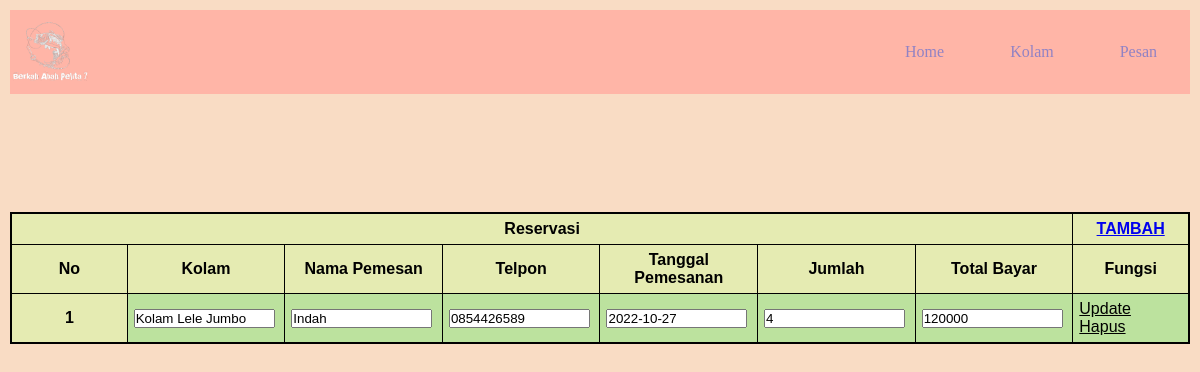
/Posttest6/pesan/index.php, run on the app's committed database.
### tables this page shows
CREATE TABLE `reservasi` (
  `id_reservasi` int(11) NOT NULL,
  `id_kolam` int(11) NOT NULL,
  `nama` varchar(64) NOT NULL,
  `telp` varchar(15) NOT NULL,
  `tanggal` date NOT NULL,
  `jumlah` int(11) NOT NULL,
  `total` int(11) NOT NULL
);

CREATE TABLE `kolam` (
  `id_kolam` int(11) NOT NULL,
  `nama_kolam` varchar(32) NOT NULL,
  `harga` int(20) NOT NULL,
  `slot` int(11) NOT NULL
);

### Posttest6/pesan/index.php (the view, shortened to what this page needs)
<?php
    include "../header.php";
?>
<!DOCTYPE html>
<html lang="en">
<head>
</head>
<body class="body">
<form action="" method="POST">
        <table align="center" border="0" class="table">
            <tr>
                <th colspan="7">Reservasi</th>
                <th><a href="tambah.php"> TAMBAH</a></th>
            </tr>
            <tr>
                <th>No</th>
                <th>Kolam</th>
                <th>Nama Pemesan</th>
                <th>Telpon</th>
                <th>Tanggal Pemesanan</th>
                <th>Jumlah</th>
                <th>Total Bayar</th>
                <th>Fungsi</th>
            </tr>
                <?php
                $no = 1;
                $tableReservasi = mysqli_query($connect, "SELECT * FROM reservasi");
                while($rowReservasi = mysqli_fetch_array($tableReservasi)){
                    $idKolam      = $rowReservasi['id_kolam'];
                    $tableKolam   =mysqli_query($connect, "SELECT * FROM kolam WHERE id_kolam='$idKolam'");
                    $rowKolam    =mysqli_fetch_array($tableKolam);
                ?>
            <tr>
                <th><?= $no++ ?></th>
                <td><input type="text" size="15" readonly value="<?= $rowKolam['nama_kolam'] ?>"></td>
                <td><input type="text" size="15" readonly value="<?= $rowReservasi['nama'] ?>"></td>
                <td><input type="text" size="15" readonly value="<?= $rowReservasi['telp'] ?>"></td>
                <td><input type="text" size="15" readonly value="<?= $rowReservasi['tanggal'] ?>"></td>
                <td><input type="text" size="15" readonly value="<?= $rowReservasi['jumlah'] ?>"></td>
                <td><input type="text" size="15" readonly value="<?= $rowReservasi['total'] ?>"></td>
                <td><a href="update.php?id=<?= $rowReservasi['id_reservasi']?>">Update</a> | <a href="delete.php?id=<?= $rowReservasi['id_reservasi'] ?>">Hapus</a></td>
            </tr>
                <?php } ?>
        </table>
        </form>
    <br>
    <br>
</body>
</html>

### Posttest6/postest3.css (style rules this page uses)
body { background-color: #f9dcc4; padding: 10px; color: black; }
table, th, td { padding-right:10px; }

### Posttest6/pesan/index.php (style rules this page uses)
* { margin: 0; padding: 0; }
table th { text-align: center; background-color: #E5EBB2; color: black; }
table { font-family: "Trebuchet MS", Arial, Helvetica, sans-serif; border-collapse: collapse; width: 100%; margin-top: 10%; margin-left: auto; margin-right: auto; border: 2px solid black; }
table td, table th { border: 1px solid black; padding: 6px; width: 100px; }
table tr td a { color: black; }
table tr:nth-child(even) { background-color: #BCE29E; color: #BCE29E; }
table tr:nth-child(odd) { background-color: #BCE29E; color: #BCE29E; }

### data on the page
reservasi: id_kolam.nama_kolam "Kolam Lele Jumbo", nama "Indah", telp "0854426589", tanggal "2022-10-27", jumlah "4", total "120000"
